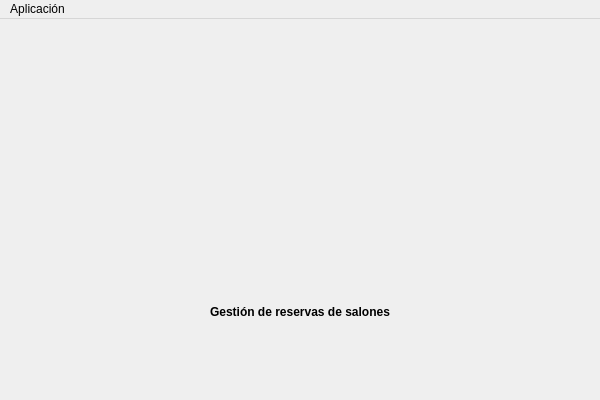
<?xml version="1.0" encoding="UTF-8"?>
<ui version="4.0">
 <class>DAAJ_Menu</class>
 <widget class="QMainWindow" name="daaj_menu">
  <property name="geometry">
   <rect>
    <x>0</x>
    <y>0</y>
    <width>600</width>
    <height>400</height>
   </rect>
  </property>
  <property name="windowTitle">
   <string>DAAJ · Menú principal</string>
  </property>
  <widget class="QWidget" name="centralwidget">
   <layout class="QVBoxLayout" name="verticalLayout">
    <item>
     <widget class="QLabel" name="daaj_lblLogo">
      <property name="minimumSize">
       <size>
        <width>250</width>
        <height>200</height>
       </size>
      </property>
      <property name="alignment">
       <set>Qt::AlignCenter</set>
      </property>
      <property name="toolTip">
       <string>DAAJ - Logo de la aplicación</string>
      </property>
      <property name="text">
       <string/>
      </property>
     </widget>
    </item>
    <item>
     <widget class="QLabel" name="daaj_lblTitulo">
      <property name="alignment">
       <set>Qt::AlignCenter</set>
      </property>
      <property name="text">
       <string>&lt;b&gt;Gestión de reservas de salones&lt;/b&gt;</string>
      </property>
      <property name="toolTip">
       <string>DAAJ - Aplicación de gestión de reservas</string>
      </property>
     </widget>
    </item>
   </layout>
  </widget>
  <widget class="QMenuBar" name="menubar">
   <widget class="QMenu" name="daaj_menuAplicacion">
    <property name="title">
     <string>Aplicación</string>
    </property>
    <addaction name="daaj_actReservas"/>
    <addaction name="separator"/>
    <addaction name="daaj_actSalir"/>
   </widget>
   <addaction name="daaj_menuAplicacion"/>
  </widget>
  <action name="daaj_actReservas">
   <property name="text">
    <string>Gestión de reservas</string>
   </property>
   <property name="toolTip">
    <string>DAAJ - Abrir la gestión de reservas</string>
   </property>
  </action>
  <action name="daaj_actSalir">
   <property name="text">
    <string>Salir</string>
   </property>
   <property name="toolTip">
    <string>DAAJ - Cerrar la aplicación</string>
   </property>
  </action>
 </widget>
 <resources/>
 <connections/>
</ui>
